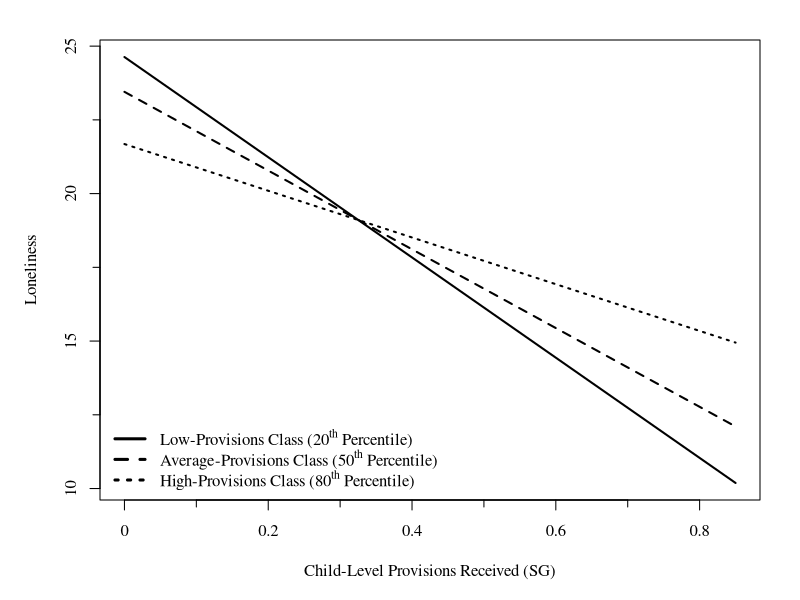

Write R code to recreate this figure.
xx <- c(0.2196,0.4648)   #  <-- change to alter plot dims
yy <- c(15.9103,20.9087)   #  <-- change to alter plot dims
x <- c(0.2196,0.4648)   #  <-- x-coords for lines
y1 <- c(20.9087,16.7433)
y2 <- c(20.528,17.254)
y3 <- c(19.9591,18.0174)

slope = c(-16.99, -13.35, -7.92)
yintercept = c(24.63, 23.45, 21.68)

# Get the corresponding y coordinates for each line
x1 = 0
x2 = 0.85
y1 = numeric(3)
y2 = numeric(3)
for (i in 1:3) {
  y1[i] = slope[i] * x1 + yintercept[i]
  y2[i] = slope[i] * x2 + yintercept[i]
}


png(file = "c:/Users/jab112/Desktop/Mollaulasher.png",
    width = 7,
    heigh = 7,
    units = "in",
    res = 300
    )
par(mar = c(5, 5, 2, 2),family = "serif")
plot(0,0,type='n',
     xlab = "",
     ylab = "",
     main = "",
     xlim = c(0, 0.85),
     xaxt = "n",
     ylim = c(10.1885, 24.63)
    )
axis(1, at = seq(0.1, 0.7, 0.2), labels = F, tcl = par()$tcl * 0.7)
axis(1, at = seq(0, 0.8, 0.2), labels = c("0", "0.2", "0.4", "0.6", "0.8"))
axis(2, at = seq(12.5, 22.5, 5), labels = F, tcl = par()$tcl * 0.7)
title(ylab = "Loneliness", xlab = "Child-Level Provisions Received (SG)", cex.lab = 1)

for (i in 1:3){
  lines(x = c(x1, x2), y = c(y1[i], y2[i]), lwd = 2, lty = i)
}

#lines(x,y1,lwd=3,lty=1)
#lines(x,y2,lwd=3,lty=2)
#lines(x,y3,lwd=3,lty=3)
legend("bottomleft",
       legend = c(expression(paste("Low-Provisions Class (20"^"th", " Percentile)")),
                  expression(paste("Average-Provisions Class (50"^"th", " Percentile)")),
                  expression(paste("High-Provisions Class (80"^"th", " Percentile)"))
                  ),
       lwd = 3, lty = c(1, 2, 3),
       bty = "n"
      )

dev.off()
